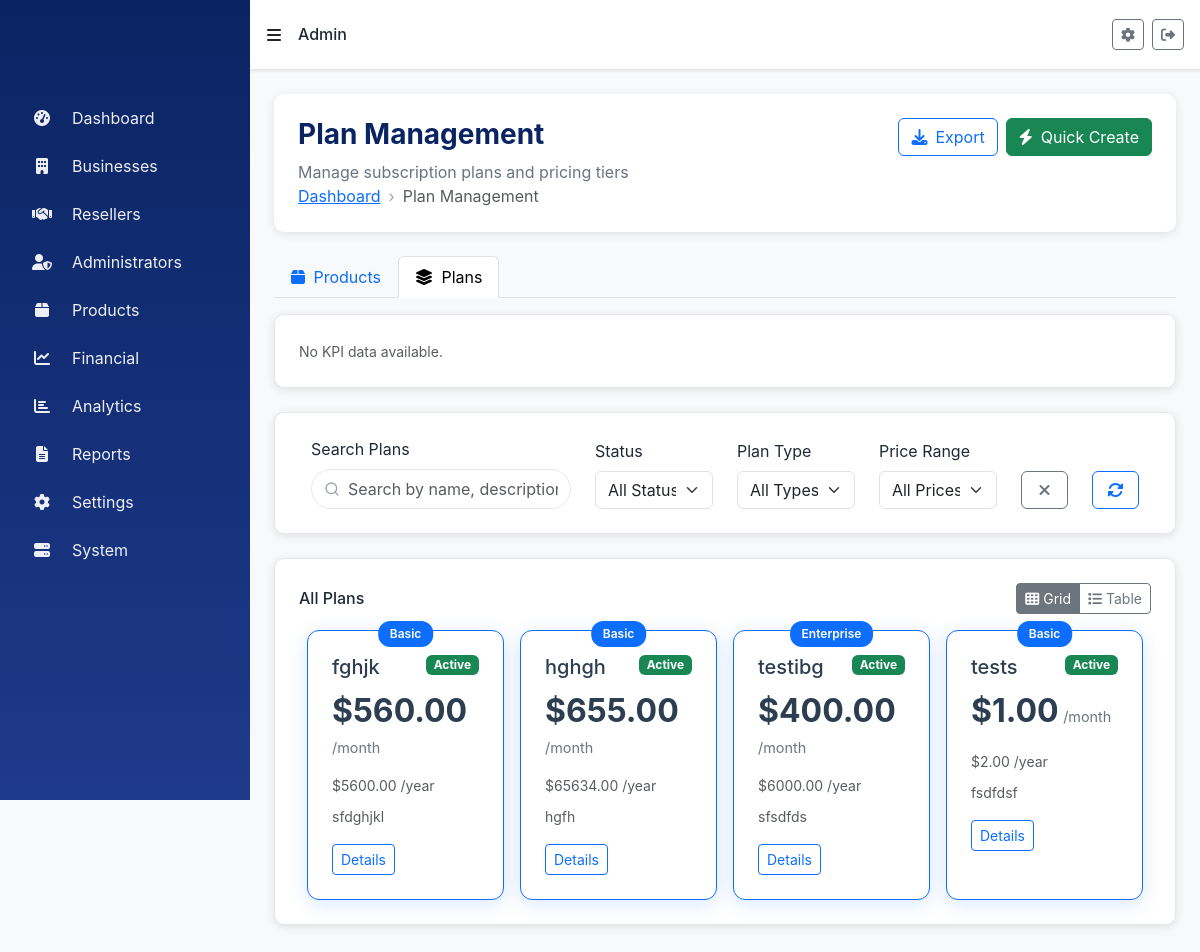
The app's page /platform/admin/plans/list/ (signed in) with its own data.
### App/models.py (models this page shows, shortened)
class Plan(models.Model):
    name = models.CharField(max_length=100)
    badge = models.CharField(max_length=50, blank=True, null=True)
    description = models.TextField(blank=True, null=True)
    price = models.DecimalField(max_digits=10, decimal_places=2)
    yearly_price = models.DecimalField(max_digits=10, decimal_places=2)
    is_active = models.BooleanField(default=True)
    display_order = models.PositiveIntegerField(default=0)

### App/admin/base_views.py (the view)
# urls.py: path('plans/list/', views.plans_list, name='plans-list'),
@login_required
def plans_list(request):
    context = {}
    try:
        from App.models import Plan
        context['plans'] = Plan.objects.all().order_by('display_order', 'name')
    except Exception:
        context['plans'] = []
    return render(request, 'dashboards/admin/pages/plans/list.html', context)

### App/reseller/context_processors.py (called while the page is built)
def reseller_context(request):
    context = {}
    if request.user.is_authenticated:
        try:
            reseller = Reseller.objects.get(user=request.user)
            context['partner_code'] = reseller.referral_code
            context['reseller'] = reseller
        except Reseller.DoesNotExist:
            pass
    return context

### templates/dashboards/admin/pages/plans/list.html (shortened to what this page needs)
{% extends 'dashboards/admin/layouts/admin-base.html' %}
{% load static %}
{% block page_title %}Plan Management{% endblock %}
{% block page_subtitle %}Manage subscription plans and pricing tiers{% endblock %}
{% block breadcrumb_items %}
    <li class="breadcrumb-item active">Plan Management</li>
{% endblock %}
{% block page_actions %}
<div class="d-flex gap-2 align-items-center">
    <button class="btn btn-outline-primary" onclick="exportPlans()">
        <i class="fas fa-download me-2"></i>Export
    </button>
    <button type="button" class="btn btn-success" onclick="showQuickCreateModal('plan')">
        <i class="fas fa-bolt me-2"></i>Quick Create
    </button>
</div>
{% endblock %}
{% block content %}
{% include 'dashboards/admin/components/catalog-tabs.html' with active='catalog-plans' %}
<div class="content-card mb-4">
  <small class="text-muted">No KPI data available.</small>
</div>
<div class="content-card mb-4">
    <div class="row align-items-end">
        <div class="col-md-4">
            <label for="searchPlans" class="form-label">Search Plans</label>
            <input type="text" class="form-control" id="searchPlans" placeholder="Search by name, description...">
        </div>
        <div class="col-md-2">
            <label for="statusFilter" class="form-label">Status</label>
            <select class="form-select" id="statusFilter">
                <option value="">All Status</option>
            </select>
        </div>
        <div class="col-md-2">
            <label for="typeFilter" class="form-label">Plan Type</label>
            <select class="form-select" id="typeFilter">
                <option value="">All Types</option>
            </select>
        </div>
        <div class="col-md-2">
            <label for="priceFilter" class="form-label">Price Range</label>
            <select class="form-select" id="priceFilter">
                <option value="">All Prices</option>
            </select>
        </div>
        <div class="col-md-1">
            <button class="btn btn-outline-secondary w-100" onclick="clearFilters()">
                <i class="fas fa-times"></i>
            </button>
        </div>
        <div class="col-md-1">
            <button class="btn btn-outline-primary w-100" onclick="refreshPlans()">
                <i class="fas fa-sync-alt"></i>
            </button>
        </div>
    </div>
</div>
<div class="content-card">
    <div class="d-flex justify-content-between align-items-center mb-3">
        <h6 class="mb-0">All Plans</h6>
        <div class="btn-group" role="group">
            <label class="btn btn-outline-secondary btn-sm" for="gridView">
                <i class="fas fa-th"></i> Grid
            </label>
            <label class="btn btn-outline-secondary btn-sm" for="tableView">
                <i class="fas fa-list"></i> Table
            </label>
        </div>
    </div>
    <div id="plansGrid" class="row g-3">
        {% for pl in plans %}
        <div class="col-xl-3 col-lg-4 col-md-6">
            <div class="plan-card h-100 {% if pl.is_active %}featured{% endif %}">
                {% if pl.badge %}<div class="plan-badge">{{ pl.badge }}</div>{% endif %}
                <div class="d-flex justify-content-between align-items-start">
                    <h5 class="plan-name mb-2">{{ pl.name }}</h5>
                    {% if pl.is_active %}
                        <span class="badge bg-success">Active</span>
                    {% else %}
                        <span class="badge bg-secondary">Inactive</span>
                    {% endif %}
                </div>
                <div class="plan-price">
                    <span class="price-amount">${{ pl.price|floatformat:2 }}</span>
                    <span class="price-period">/month</span>
                </div>
                {% if pl.yearly_price %}
                <div class="text-muted small mb-2">${{ pl.yearly_price|floatformat:2 }} /year</div>
                {% endif %}
                <div class="plan-features">
                    <small class="text-muted">{{ pl.description|default:"No description" }}</small>
                </div>
                <div class="mt-3 d-flex gap-2">
                    <button class="btn btn-sm btn-outline-primary" onclick="viewPlanDetails({{ pl.id }})">Details</button>
                </div>
            </div>
        </div>
        {% empty %}
        <div class="col-12">
            <p class="text-muted mb-0">No plans to display.</p>
        </div>
        {% endfor %}
    </div>
</div>
{% endblock %}

### static/css/admin-dashboard.css (style rules this page uses)
:root { --admin-primary: #1e3a8a; --admin-primary-dark: #1e2a5a; --admin-success: #10b981; --admin-warning: #f59e0b; --admin-danger: #ef4444; --admin-gray-50: #f9fafb; --admin-gray-100: #f3f4f6; --admin-gray-200: #e5e7eb; --admin-gray-300: #d1d5db; --admin-gray-600: #4b5563; --admin-gray-800: #1f2937; --admin-gray-900: #111827; }
html, body { width: 100%; max-width: 100%; overflow-x: hidden; }
.content-card { overflow-x: hidden; }
.admin-content .row, .content-card .row, .dataTables_wrapper .row { margin-left: 0 !important; margin-right: 0 !important; }
.admin-content .row > [class^="col-"], .admin-content .row > [class*=" col-"], .content-card .row > [class^="col-"], .content-card .row > [class*=" col-"], .dataTables_wrapper .row > [class^="col-"], .dataTables_wrapper .row > [class*=" col-"] { min-width: 0; }

### templates/dashboards/admin/pages/plans/list.html (style rules this page uses)
.plan-card { border: 1px solid #dee2e6; border-radius: 12px; padding: 1.5rem; background: #fff; transition: all 0.3s ease; position: relative; }
.plan-card.featured { border-color: #0d6efd; box-shadow: 0 4px 20px rgba(13,110,253,0.15); }
.plan-badge { position: absolute; top: -10px; left: 50%; transform: translateX(-50%); background: #0d6efd; color: white; padding: 0.25rem 0.75rem; border-radius: 12px; font-size: 0.75rem; font-weight: 600; }
.plan-name { color: #2c3e50; }
.plan-price { margin-bottom: 1rem; }
.price-amount { font-size: 2rem; font-weight: 700; color: #2c3e50; }
.price-period { color: #6c757d; font-size: 0.9rem; }

### templates/dashboards/admin/layouts/admin-base.html (style rules this page uses)
:root { --primary-color: #0a2463; --secondary-color: #3e92cc; --success-color: #10b981; --warning-color: #f59e0b; --danger-color: #ef4444; --sidebar-width: 250px; --sidebar-collapsed-width: 70px; --header-height: 70px; }
body { font-family: 'Inter', -apple-system, BlinkMacSystemFont, sans-serif; background-color: #f8f9fa; color: #1f2937; }
.breadcrumb-item + .breadcrumb-item::before { content: "›"; color: #9ca3af; }
.content-card { background: white; border-radius: 10px; padding: 1.5rem; margin-bottom: 1.5rem; box-shadow: 0 2px 10px rgba(0, 0, 0, 0.1); border: 1px solid #e5e7eb; }
* { box-sizing: border-box; }
html, body { max-width: 100%; overflow-x: hidden; }
.admin-content .row, .content-card .row, .dataTables_wrapper .row { margin-left: 0 !important; margin-right: 0 !important; }
.admin-content .row > [class^="col-"], .admin-content .row > [class*=" col-"], .content-card .row > [class^="col-"], .content-card .row > [class*=" col-"], .dataTables_wrapper .row > [class^="col-"], .dataTables_wrapper .row > [class*=" col-"] { min-width: 0; }
.content-card { overflow-x: hidden; }
input[data-search], input[type="search"], input[id^="search"], .search-input { border-radius: 9999px; padding-left: 2.25rem; height: 2.5rem; border: 1px solid #e5e7eb; background-color: #ffffff; background-repeat: no-repeat; background-position: 12px center; background-size: 16px; transition: border-color .15s ease, box-shadow .15s ease; }

### records on screen
Plan: badge "Basic", name "fghjk", is_active "Active", price "560.00", yearly_price "5600.00", description "sfdghjkl"
Plan: badge "Basic", name "hghgh", is_active "Active", price "655.00", yearly_price "65634.00", description "hgfh"
Plan: badge "Enterprise", name "testibg", is_active "Active", price "400.00", yearly_price "6000.00", description "sfsdfds"
Plan: badge "Basic", name "tests", is_active "Active", price "1.00", yearly_price "2.00", description "fsdfdsf"
